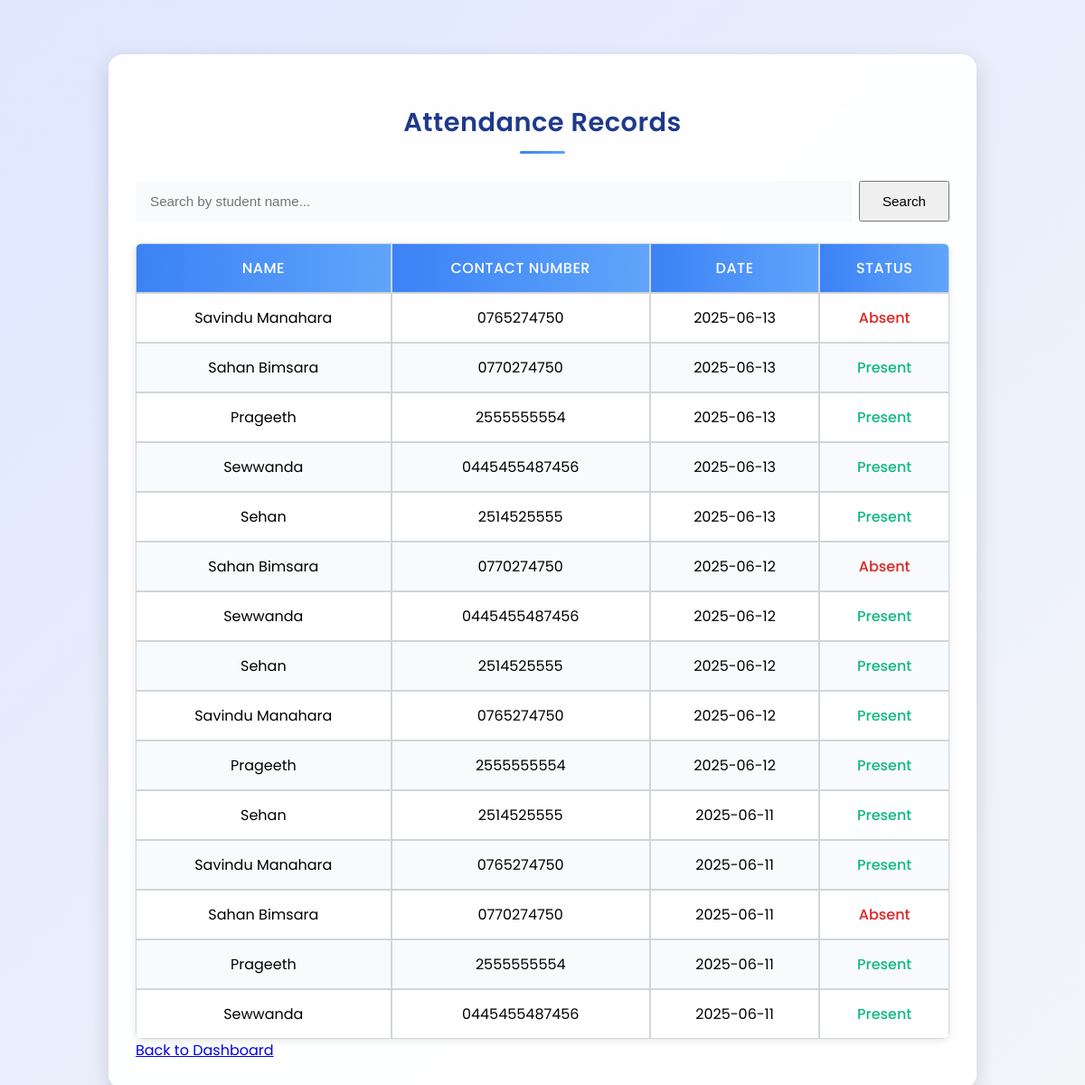
Screenshot of /Student_Attend/admin/view_attendance.php (signed in) with the database file from the repository.
### tables this page shows
CREATE TABLE `attendance` (
  `id` int(11) NOT NULL,
  `student_id` int(11) DEFAULT NULL,
  `date` date DEFAULT NULL,
  `status` enum('Present','Absent') NOT NULL
);

CREATE TABLE `students` (
  `id` int(11) NOT NULL,
  `name` varchar(100) NOT NULL,
  `contact_number` varchar(50) DEFAULT NULL,
  `username` varchar(50) NOT NULL,
  `password` varchar(255) NOT NULL,
  `remember_token` varchar(255) DEFAULT NULL
);

### Student_Attend/admin/view_attendance.php (the view, shortened to what this page needs)
<?php
include "../config.php";
$search_term = '';
$sql = "SELECT s.name, s.contact_number, a.date, a.status
        FROM attendance a
        JOIN students s ON a.student_id = s.id";
$sql .= " ORDER BY a.date DESC";
$stmt = $conn->prepare($sql);
$stmt->execute();
$result = $stmt->get_result();
?>
<!DOCTYPE html>
<html lang="en">
<head>
</head>
<body>
<div class="container">
    <h2>Attendance Records</h2>
    <div class="search-container">
        <form method="post" autocomplete="off" aria-label="Search attendance records">
            <input type="text" id="search-input" name="search" class="search-input" placeholder="Search by student name..." value="<?= htmlspecialchars($search_term) ?>" aria-label="Search by name">
            <button type="submit" aria-label="Search">Search</button>
        </form>
    </div>
    <div class="table-wrapper">
        <table role="table" aria-label="Attendance Records">
            <thead>
                <tr role="row">
                    <th role="columnheader">Name</th>
                    <th role="columnheader">Contact Number</th>
                    <th role="columnheader">Date</th>
                    <th role="columnheader">Status</th>
                </tr>
            </thead>
            <tbody id="attendance-table-body">
                <?php while ($row = $result->fetch_assoc()): ?>
                <tr role="row" class="attendance-row" data-name="<?= htmlspecialchars(strtolower($row['name'])) ?>">
                    <td role="cell"><?= htmlspecialchars($row['name']) ?></td>
                    <td role="cell"><?= htmlspecialchars($row['contact_number']) ?></td>
                    <td role="cell"><?= htmlspecialchars($row['date']) ?></td>
                    <td role="cell" class="status-<?= htmlspecialchars($row['status']) ?>">
                        <?= htmlspecialchars($row['status']) ?>
                    </td>
                </tr>
                <?php endwhile; ?>
            </tbody>
        </table>
    </div>
    <div class="back-link">
        <a href="dashboard.php">Back to Dashboard</a>
    </div>
</div>
</body>
</html>

### Student_Attend/admin/view_attendance.php (style rules this page uses)
body { font-family: 'Poppins', sans-serif; background: linear-gradient(135deg, #e0e7ff 0%, #f4f6f9 100%); margin: 0; padding: 20px; min-height: 100vh; display: flex; justify-content: center; align-items: center; overflow-x: hidden; }
.container { max-width: 900px; width: 90%; background: rgba(255, 255, 255, 0.95); backdrop-filter: blur(10px); margin: 40px auto; padding: 30px; border-radius: 16px; box-shadow: 0 8px 24px rgba(0, 0, 0, 0.15); transition: transform 0.3s ease, box-shadow 0.3s ease; }
h2 { text-align: center; color: #1e3a8a; margin-bottom: 30px; font-weight: 600; font-size: 1.8rem; letter-spacing: 0.5px; position: relative; }
h2::after { content: ''; display: block; width: 50px; height: 3px; background: linear-gradient(90deg, #3b82f6, #60a5fa); margin: 10px auto; border-radius: 2px; }
table { width: 100%; border-collapse: separate; border-spacing: 0; margin-top: 10px; border-radius: 8px; overflow: hidden; box-shadow: 0 2px 8px rgba(0, 0, 0, 0.1); animation: fadeIn 0.5s ease-out; }
th, td { padding: 14px; text-align: center; border: 1px solid #d1d5db; transition: background 0.2s ease; }
th { background: linear-gradient(90deg, #3b82f6, #60a5fa); color: #ffffff; font-weight: 500; text-transform: uppercase; letter-spacing: 0.5px; }
td { background: #ffffff; }
tr:nth-child(even) td { background: #f9fafb; }
td.status-Present { color: #10b981; font-weight: 500; text-transform: capitalize; }
td.status-Absent { color: #dc2626; font-weight: 500; text-transform: capitalize; }
.search-container { display: flex; gap: 0.5rem; margin-bottom: 1.5rem; align-items: center; }
.search-container form { display: flex; width: 100%; gap: 0.5rem; }
.search-input { flex: 1; padding: 0.75rem 1rem; border: 1px solid var(--border-color); border-radius: var(--border-radius-sm); font-size: 0.95rem; background: #f9fafb; transition: var(--transition); font-variation-settings: 'wght' 400; }
.search-container button { width: auto; padding: 0.75rem 1.5rem; font-size: 0.95rem; display: flex; align-items: center; gap: 0.5rem; }

### rows the page displays
attendance: student.name "Savindu Manahara", student.contact_number "0765274750", date "2025-06-13", status "Absent"
attendance: student.name "Sahan Bimsara", student.contact_number "0770274750", date "2025-06-13", status "Present"
attendance: student.name "Prageeth", student.contact_number "2555555554", date "2025-06-13", status "Present"
attendance: student.name "Sewwanda", student.contact_number "0445455487456", date "2025-06-13", status "Present"
attendance: student.name "Sehan", student.contact_number "2514525555", date "2025-06-13", status "Present"
attendance: student.name "Sahan Bimsara", student.contact_number "0770274750", date "2025-06-12", status "Absent"
attendance: student.name "Sewwanda", student.contact_number "0445455487456", date "2025-06-12", status "Present"
attendance: student.name "Sehan", student.contact_number "2514525555", date "2025-06-12", status "Present"
attendance: student.name "Savindu Manahara", student.contact_number "0765274750", date "2025-06-12", status "Present"
attendance: student.name "Prageeth", student.contact_number "2555555554", date "2025-06-12", status "Present"
attendance: student.name "Sehan", student.contact_number "2514525555", date "2025-06-11", status "Present"
attendance: student.name "Savindu Manahara", student.contact_number "0765274750", date "2025-06-11", status "Present"
attendance: student.name "Sahan Bimsara", student.contact_number "0770274750", date "2025-06-11", status "Absent"
attendance: student.name "Prageeth", student.contact_number "2555555554", date "2025-06-11", status "Present"
attendance: student.name "Sewwanda", student.contact_number "0445455487456", date "2025-06-11", status "Present"
